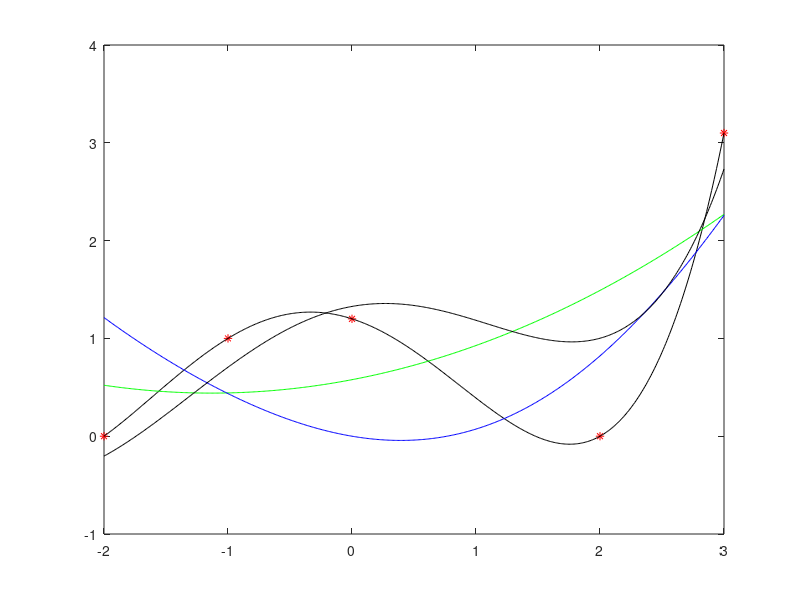

Source code (MATLAB):
clear,clc
%EJERCICIO 1
% Se simula la sección de la bolsa de gas por una parábola dada por el polinomio p1(x) de grado 2 que interpola
% los datos de la tabla. Dar el vector c1 de coeficientes del polinomio p1(x): 

%1.1 Construir los vectores xi (nodos de interpolación) y fi (valores de la función que mide la profundidad a la
%que se encuentra gas en los nodos xi) y resolver el correspondiente sistema lineal asociado. Dar la expresión
%de la matriz H1 del sistema y el vector c1 solución de dicho sistema (con los coeficientes de p1(x)) ¿Qué
%dimensiones tiene H1?
xi=[0 1 2]'; 
fi=[18.90 14.50 17.90]'; 
H=[xi.^0 xi.^1 xi.^2];
b=fi;
c1=H\b;
%1.2 Utilizando la simulación parabólica anterior, dar una estimación de a qué profundidad se espera
%encontrar gas en la abcisa 1.35. 

p = c1(1) + c1(2).*1.35.^1+c1(3).*1.35.^2;
p1=c1(1)

% 2. (Técnica ajuste de datos) En una 2ª fase se recopilan más datos realizando perforaciones cada 0.2 hm
% en el intervalo [0,2] y midiendo a qué profundidad se encuentra gas. Las medidas obtenidas son las
% siguientes (Tabla 2) 
% Se simula la sección de la bolsa de gas por una parábola dada por el polinomio p2(x) de grado 2 que ajusta
% los datos anteriores (en sentido mínimos cuadrados):
xx=(0:0.2:2)';
fxx = [18.90 17.90 17.10 16.30 15.20 14.50 15.30 15.90 16.30 17.30 17.90]';

%2.1
% Si H2 es la matriz de coeficientes del sistema sobredeterminado resultante ¿qué dimensiones tiene H2?
% Dar el vector c2 de coeficientes del polinomio p2(x).
H2 = [xx.^0 xx xx.^2]; % La dimensión de H2 es de 11x3
c2 = H2\fxx;
%2.2
% Dibujar en una misma gráfica en el intervalo [-0.5,2.5] (usar como soporte x_aux=-0.5:0.01:2.5):
% - La parábola que simula la bolsa de gas del apartado 1 (polinomio p1(x)) en azul;
% - La parábola que simula la bolsa de gas del apartado 2 (polinomio p2(x)) en rojo;
% - Los puntos xx, fxx con las mediciones de la Tabla 2, en * verde. 

xaux=-0.5:0.01:2.5;

p1 = c1(1) + c1(2).*xaux + c1(3).*xaux.^2;
p2 = c2(1) + c2(2).*xaux + c2(3).*xaux.^2;

plot(xaux,p1,'b',xaux,p2,'r',xx,fxx,'*g')

%2.3
% Utilizando las simulaciones proporcionadas por p1(x) y p2(x) ¿a qué profundidades se espera encontrar
% gas en x=1.4? Conociendo el valor exacto en el que se ha encontrado gas en ese punto (Tabla 2) ¿cuántas
% cifras decimales proporcionan cada una de dichas simulaciones? 

p114 = c1(1) + c1(2).*1.4 + c1(3).*1.4.^2;
p214 = c2(1) + c2(2).*1.4 + c2(3).*1.4.^2;

erel_p1 = abs(15.9 - p114)/abs(15.9); %15.9 = valor tabla 1.4
erel_p2 = abs(15.9 - p214)/abs(15.9);

ncif_p1 = round(-log10(erel_p1))
ncif_p2 = round(-log10(erel_p2))

% Para p1(1.4) obtenemos 14.9240 con una única cifra significativa de
% precisión correcta; mientras que para p2(1.4) obtenemos 15.5902 con dos
% cifras significativas de precisión correctas.

%2.4
%. Calcular los vectores de residuos R1=abs(p1(xx)-fxx) y R2=abs(p2(xx)-fxx) y los errores E1=norm(R1) y
% E2=norm(R2) que producen las simulaciones pl(x) y p2(x), respectivamente, de la bolsa respecto de las
% mediciones realizadas (Tabla 2). Comentar los resultados.
% Determinar en cada caso, cuál es el error máximo y en qué posición se ha producido, atendiendo a la
% información disponible.

pp1 = c1(1) + c1(2).*xx + c1(3).*xx.^2;
pp2 = c2(1) + c2(2).*xx + c2(3).*xx.^2;

R1 = abs(pp1-fxx);
R2 = abs(pp2-fxx);

E1 = norm(R1);
E2 = norm(R2);

% El máximo error obtenido ha sido 0.9760 en p1 para x = 0.6 y 1.4
% El máximo error obtenido ha sido 0.7352 en p2 para x = 1

% 3
% (Ajuste de datos con restricciones) Se trata ahora de simular la sección de la bolsa por un polinomio p3(x)
% de grado 2 que pasa exactamente por el punto inicial (0, 18.90) y que ajuste mejor posible el resto de datos
% de la Tabla 2 (en el sentido mínimos cuadrados):
% - Dar la expresión de la matriz (H3) y el término independiente del sistema lineal sobredeterminado que
% hay que resolver para determinar dicha función y la expresión de dicho polinomio.
% - Sobre la gráfica del apartado 3, añadir la gráfica de p3, añadiendo el punto (0, 18.90) con o rojo.
% - Calcular el vector residuo R3 y su norma E3. Comparar los resultados de E2 y E3. 

% p3(x) = a + bx + cx^2
% p3(0) = a = 18.9
% p3(x) = 18.9 + bx + cx^2 -> p3(x) - 18.9 = bx + cx^2
xaux=-0.5:0.01:2.5;
xx=[0 1 2]'; 
fxx=[18.90 14.50 17.90]';
H = [xx.^0 xx.^1 xx.^2];
b = fxx;
c3 = H\b;


p3 = 18.9 + c3(1).*xaux + c3(2).*xaux.^2;
hold on, plot(0,18.9,'ro',xaux,p3,'k'), hold off,

pp3 = 18.9 + c3(1).*xx + c3(2).*xx.^2;
R3 = abs(pp3-fxx);
E3 = norm(R3);

% Tal y como era de esperar en este caso (E3) el error es mayor, ya que al
% tener que pasar obligatoriamente por el punto (0,18.9), entonces queda un
% parámetro menos de libertad que en el caso anterior, provocando un error
% global mayor. 


% %%%%%%%%%%%%%%%%%%%%%%%%%%%%%%%%%%%%%%%%%%%%%%%%%%%%%%%%%%%%%%%%%%%%%% %

% Ejercicio 2
xi = [-2 -1 0 2 3]';
yi = [0 1 1.2 0 3.1]';

% 1. ¿De qué grado será el polinomio u1(x) que interpola los datos de la tabla?
% Representar gráficamente
% dicho polinomio en el intervalo [-2, 3] en rojo
% y los puntos donde se interpola con asteriscos rojos.

xx = -2:0.01:3;
H = [xi.^0 xi xi.^2 xi.^3 xi.^4];
c = H\yi;
u1 = c(1) + c(2).*xx + c(3).*xx.^2 + c(4).*xx.^3 + c(5).*xx.^4;
plot(xi,yi,'r*',xx,u1,'k')

% 2. Se quiere ajustar los datos de la tabla por un polinomio u2(x) de grado dos. Dar los coeficientes de dicho
% polinomio en la base {1, x, x^2}. Calcular el vector de residuos y el error que produce dicho ajuste ¿En qué
% punto el residuo es mayor y cuánto vale? 
H = [xi.^0 xi xi.^2];
c = H\yi;
u2 = c(1) + c(2).*xx + c(3).*xx.^2;

r2 = abs(H*c - yi);
E2 = sum(r2.^2);
% El mayor error es 1.4906 y se produce para en el punto (2,0)

% 3. Se quiere ajustar los datos de la tabla por una función del tipo 2 u x ax bsen x 3( ) ( )   . Dar los valores
% de a y b. Calcular el vector residuo (no mostrarlo) y el error. 
H = [xi.^2 sin(xi)];
c = H\yi;
a = c(1); b = c(2);
fprintf('a = %f, b = %f\n',a,b)

u3 = a.*xx.^2 + b.*sin(xx);
r3 = abs(H*c - yi);
E3 = sum(r3.^2);
% El mayor error es 1.2131 y se produce para en el punto (-2,0)

% 4. Calcular la función del tipo 3 4( ) cos( ) x u x Ae B x Cx    que ajusta los datos de la tabla. Dar los
% valores de A, B y C. Calcular el vector residuo (no mostrarlo) y el error.

H = [exp(xi) cos(xi) xi.^3];
c = H\yi;
A = c(1); B = c(2); C = c(3);
fprintf('A = %f, B = %f, C = %f\n',A,B,C)

u4 = A.*exp(xx) + B.*cos(xx) + C.*xx.^3;
r4 = abs(H*c - yi);
E4 = sum(r4.^2);
% El mayor error es 1.0018 y se produce para en el punto (2,0)

% Apartado 5
hold on, plot(xx,u2,'g',xx,u3,'b',xx,u4,'k'), hold off
% La que produce un peor error global es la función u3 ya que al tener tan
% solo dos params libres en comparación con las otras dos funciones de
% ajuste (donde ambas tienen 3 params para ajustar) produce un peor ajuste.

% La función del apartado 1 es la que produce un menor error, ya que al
% tratarse de un problema de interpolación, su error es nulo (igual a 0).

% 6. (Ajuste datos con restricción) Se ajustan los datos de la tabla por un polinomio de grado 2 con la condición
% de que p’(0)=1. Dar la matriz H y el vector término independiente B del sistema lineal sobredeterminado que
% resulta. ¿El error que producirá el ajuste es menor o mayor que el calculado en el apartado 2? Justificarlo y
% comprobarlo calculando el error del ajuste en este caso.

% p(x) = a + bx + cx^2 
% p'(x) = 0a + 1b + 2xc
% p'(0) = 0a + 1b + 0c = 1 -> b = 1
% Luego, aplicando la restricción adicional nos queda p(x) = a + x + cx^2
% Para resolver los coeficientes debemos despejar p(x) - x = a + cx^2
H = [xi.^0 xi.^2];
B = yi - xi;
c = H\B;

% En este caso, al tener un grado menos de libertad en comparación con el
% apartado 2, entonces el error global será peor que en dicho apartado.

res = abs(H*c - B);
E = sum(res.^2);

% Lo comprobamos y observamos que el error obtenido en este caso es de
% 9.633 frente al error obtenido en el apartado 2 (3.8836); tal y como era
% de esperar.

%%%%%%%%%%%%%%%%%%%%%%%%%%%%%%%%%%%%%%%%%%%%%%%%%%%%%%%%%%%%%%%%%%%%%%%%%%%

%EJERCICIO 6
xi=[0 5 1 2 4]';
yi=[0 0 1 2 1]';





















































